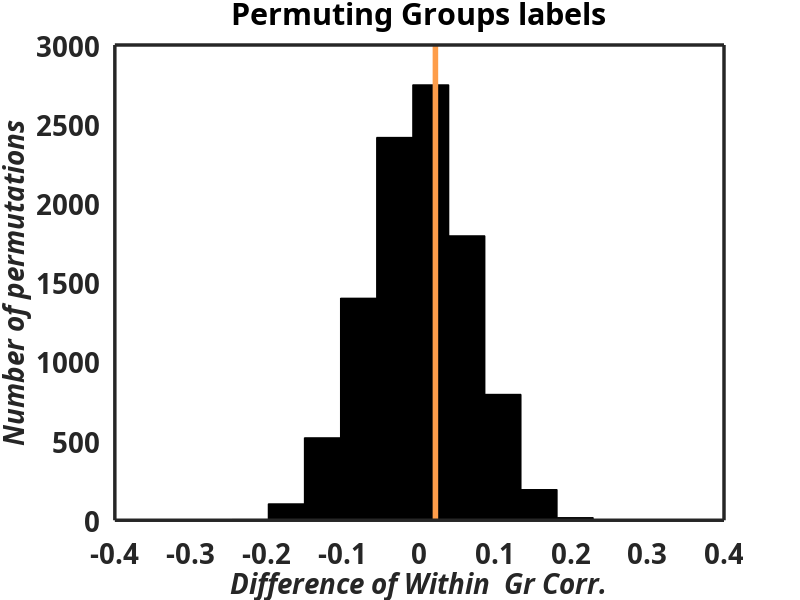

MATLAB code for this plot:

clear all


load('allWords_Max_corr_DSMs_CARD-SORTING10000iter_40sub.mat')



%%%%%visualize and compute statistic within
n_iter=10000;

realCorr=Real_diff;
Corr_perm=Iter_diff(1:n_iter);

pVal=(sum(Corr_perm>realCorr)+1)/(n_iter+1);


%%%%visualize the null distribution
figure();
set(gcf,'color','w'); %to have white background
nbins= 10;

texttitle = ['Permuting Groups labels'];

 hist(Corr_perm,nbins);

 h = findobj(gca,'Type','patch');
set(h,'FaceColor','k','EdgeColor','k')
%Overlay our observation
hold on
%     Color=[105 170 153]/256; %EB 

    Color=[255 158 74]/256; %LB 
plot([realCorr,realCorr],ylim,'Color',Color,'LineWidth',4);
hold off
% Add title and axis labels
title(texttitle);
X_label='Difference of Within  Gr Corr.';
Y_label='Number of permutations';

 ax=gca;
    set(ax,'FontName','Avenir','FontSize',20, 'FontWeight','bold',...
        'LineWidth',2.5,'TickDir','out', 'TickLength', [0,0])%,...
        %'yLim',yLim,'xLim',xLim,'XTick', XTick,'XTickLabel', XTickLabel,'FontSize',FontSize);
    % xlabel(['ANIM','HUMAN','OBJ','BIG'],'FontSize',18,'FontAngle','italic');
    ylabel(Y_label,'FontSize',20,'FontAngle','italic');
    xlabel(X_label,'FontSize',20,'FontAngle','italic');
    
disp (strcat('WithinGrCorr-CON:',num2str(mean(r_SC))));
disp (strcat('WithinGrCorr-ANO:',num2str(mean(r_AC))));
disp (strcat('pVal-differenceOfWithinCorr-between groups:',num2str(pVal)));
